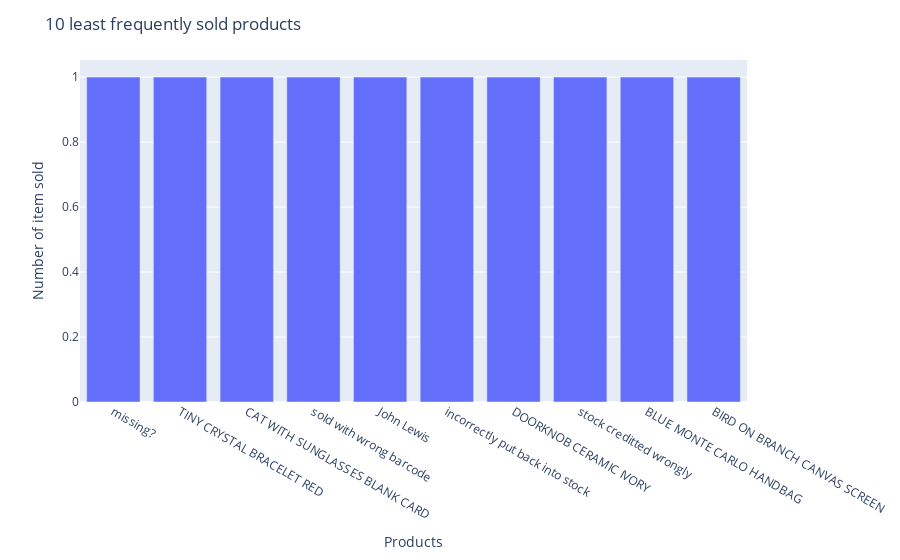

Notebook code cell kept with this figure:
### Code cell
#Now let's look at the 10 least selling products
#The only change in code would be to not sort the values in descending order

y = df['Description'].value_counts().sort_values(ascending=True)[:10]
print("10 least frequently sold products")

fig = px.bar(x= y.index, y= y.values)
fig.update_layout(title_text= "10 least frequently sold products ", xaxis_title= "Products", yaxis_title="Number of item sold")
fig.show()

### Figure 1 — Plotly figure (JSON) as saved in the notebook; plotly's stock layout.template omitted (floating-point values rounded to 4 significant figures)
{"data": [{"hovertemplate": "x=%{x}<br>y=%{y}<extra></extra>", "legendgroup": "", "marker": {"color": "#636efa", "pattern": {"shape": ""}}, "name": "", "orientation": "v", "showlegend": false, "textposition": "auto", "type": "bar", "x": ["missing?", "TINY CRYSTAL BRACELET RED", "CAT WITH SUNGLASSES BLANK CARD", "sold with wrong barcode", "John Lewis", "incorrectly put back into stock", "DOORKNOB CERAMIC IVORY", "stock creditted wrongly", "BLUE MONTE CARLO HANDBAG", "BIRD ON BRANCH CANVAS SCREEN"], "xaxis": "x", "y": [1, 1, 1, 1, 1, 1, 1, 1, 1, 1], "yaxis": "y"}], "layout": {"barmode": "relative", "legend": {"tracegroupgap": 0}, "margin": {"t": 60}, "title": {"text": "10 least frequently sold products "}, "xaxis": {"anchor": "y", "domain": [0, 1], "title": {"text": "Products"}}, "yaxis": {"anchor": "x", "domain": [0, 1], "title": {"text": "Number of item sold"}}}}
